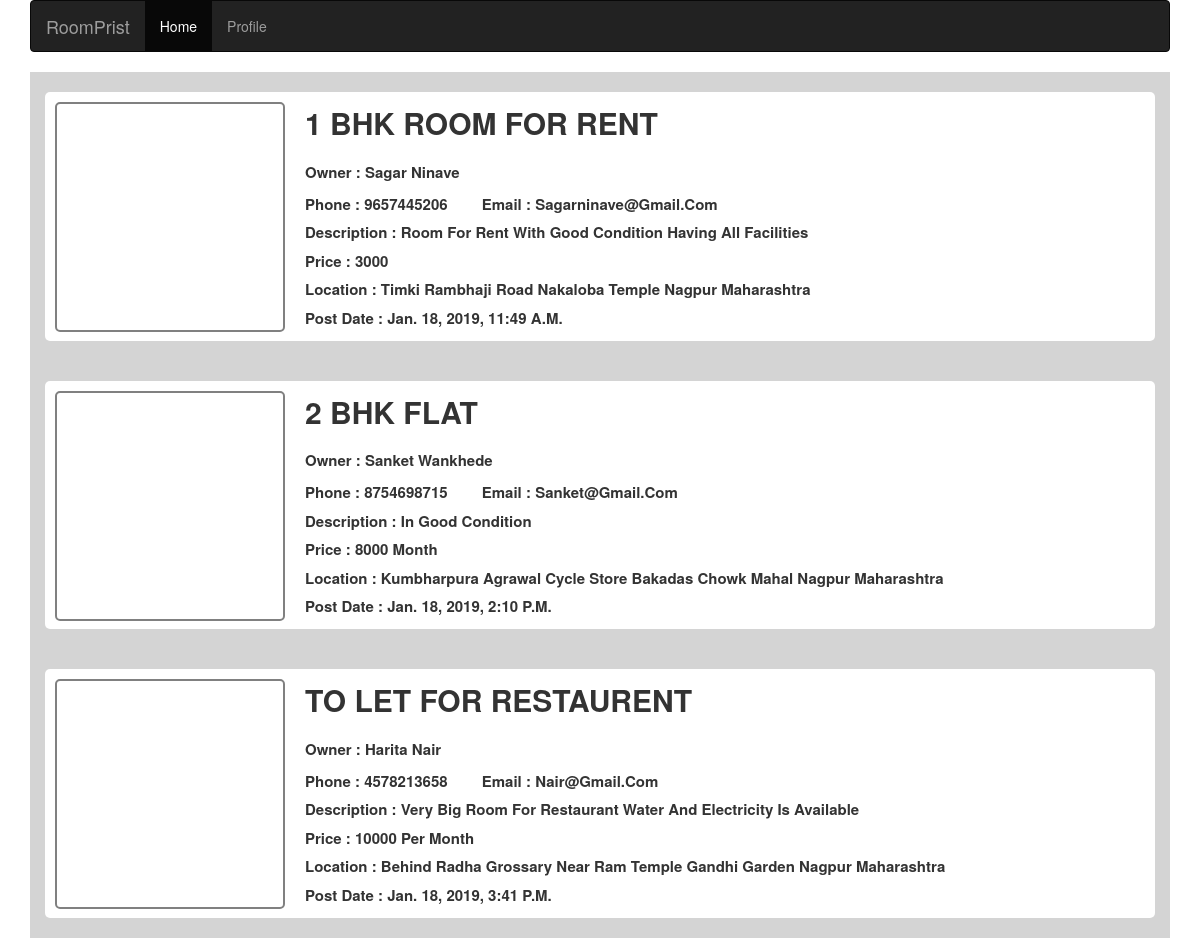
The page / on the database its author committed.
### rooms/models.py (models this page shows, shortened)
class user(models.Model):
	user_id = models.AutoField(primary_key=True)
	first_name = models.CharField(max_length=30, null=True)
	last_name = models.CharField(max_length=30, null=True)
	profile_image = models.ImageField(null=True)
	join_date = models.DateTimeField()
	location = models.ForeignKey('location', on_delete=models.CASCADE)
	contact = models.ForeignKey('contact', on_delete=models.CASCADE)
	rooms = models.ForeignKey('rooms', on_delete=models.CASCADE)

class rooms(models.Model):
	room_id = models.AutoField(primary_key=True);
	title = models.CharField(max_length=100, null=False, blank=False)
	description = models.TextField(max_length=300, null=False, blank=False)
	location = models.TextField(max_length=200, null=False, blank=False)
	offer_price = models.CharField(max_length=30, null=False, blank=False)
	availability = models.BooleanField()
	pub_date = models.DateTimeField(auto_now=True, auto_now_add=False)

class contact(models.Model):
	phone = models.CharField(max_length=10, null=False, blank=False)
	email = models. EmailField(max_length=30, null=False, blank=False, unique=True)

class location(models.Model):
	STATE_CHOICES = (
						("maharashtra", "maharashtra"),
						("hariyana", "hariyana"),
						("chattisgarh", "chattisgarh"),
						("karnataka", "karnataka"),
					)
	address_line1 = models.CharField(max_length=50, null=False, blank=False)
	address_line2 = models.CharField(max_length=50, null=False, blank=False)
	landmark = models.CharField(max_length=50, null=False, blank=False)
	city = models.CharField(max_length=30, null=False, blank=False)
	state = MultiSelectField(max_length=30, null=False, blank=False, choices=STATE_CHOICES)

### rooms/views.py (the view)
# urls.py: url(r'^', views.index, name="index")
def index(request):
	data = user.objects.all()
	template = loader.get_template('index.html')
	context = {'data' : data}
	return HttpResponse(template.render(context, request))

### rooms/templates/index.html (shortened to what this page needs)
<!DOCTYPE html>
<html>
<head>
	<link rel="stylesheet" href="https://maxcdn.bootstrapcdn.com/bootstrap/3.3.7/css/bootstrap.min.css">
</head>
<body>
	<div class="container">
		<nav class="navbar navbar-inverse">
  			<div class="container-fluid">
    			<div class="navbar-header">
     				 <a class="navbar-brand" href="#">RoomPrist</a>
    			</div>
    			<ul class="nav navbar-nav">
    			  <li class="active"><a href="#">Home</a></li>
     			  <li><a href="#">Profile</a></li>
    			</ul>
  			</div>
		</nav>
		<div class="container">
			{% for item in data %}
			<div class="row data">
				<div class="col-md-12">
					<div class="name">
						<div class="img img-responsive"> {{item.image}} </div>
						<div class="title">
							{{item.rooms.title}} <br>
							<span> Owner : {{item.first_name}} {{item.last_name}} </span>
						</div >
                    	<div class="contact">
              				<span> Phone : {{item.contact.phone}} </span>
                    		<span> Email : {{item.contact.email}} </span>
                    	</div>
						<div class="contact">
							<span> Description : {{item.rooms.description}}</span>
						</div>
						<div class="contact">
							<span> Price : {{item.rooms.offer_price}}</span>
						</div>
						<div class="contact">
							<span> Location :
											{{item.location.address_line1}}
											{{item.location.address_line2}}
											{{item.location.landmark}}
											{{item.location.city}}
											{{item.location.state}}
							</span>
						</div>
						<div class="contact">
							<span> Post Date : {{item.rooms.pub_date}}</span>
						</div>
					</div>
				</div>
			</div>
			{% endfor %}
		</div>
	</div>
</body>
</html>

### rooms/templates/index.html (style rules this page uses)
.data { width:100%; height: auto; background: #d4d4d4; }
.name { background:#FFF; margin-top: 20px; margin-bottom: 20px; border-radius: 5px; padding:10px; }
.img { width:230px; height: 230px; border:2px solid gray; border-radius: 5px; clear: both; float: left; margin-right: 20px; }
.title { text-align: left; font-size: 30px; font-weight: bold; text-transform: uppercase; }
.title span { font-size:15px; text-transform: capitalize; }
.contact { text-align: left; font-size: 20px; font-weight: bold; text-transform: capitalize; }
.contact span { font-size: 15px; margin-right: 30px; }

### rows shown on the page
user: rooms "1 BHK ROOM FOR RENT", first_name "Sagar", last_name "Ninave", contact.phone "9657445206", contact.email "Sagarninave@gmail.com", rooms.description "Room For Rent With Good Condition Having All Facilities", rooms.offer_price "3000", location.address_line1 "Timki", location.address_line2 "Rambhaji Road", location.landmark "Nakaloba Temple", location.city "Nagpur", location.state "Maharashtra", rooms.pub_date "Jan. 18, 2019, 11:49 A.m."
user: rooms "2 BHK FLAT", first_name "Sanket", last_name "Wankhede", contact.phone "8754698715", contact.email "Sanket@gmail.com", rooms.description "In Good Condition", rooms.offer_price "8000 Month", location.address_line1 "Kumbharpura", location.address_line2 "Agrawal Cycle Store", location.landmark "Bakadas Chowk Mahal", location.city "Nagpur", location.state "Maharashtra", rooms.pub_date "Jan. 18, 2019, 2:10 P.m."
user: rooms "TO LET FOR RESTAURENT", first_name "Harita", last_name "Nair", contact.phone "4578213658", contact.email "Nair@gmail.com", rooms.description "Very Big Room For Restaurant Water And Electricity Is Available", rooms.offer_price "10000 Per Month", location.address_line1 "Behind Radha Grossary", location.address_line2 "Near Ram Temple", location.landmark "Gandhi Garden", location.city "Nagpur", location.state "Maharashtra", rooms.pub_date "Jan. 18, 2019, 3:41 P.m."
